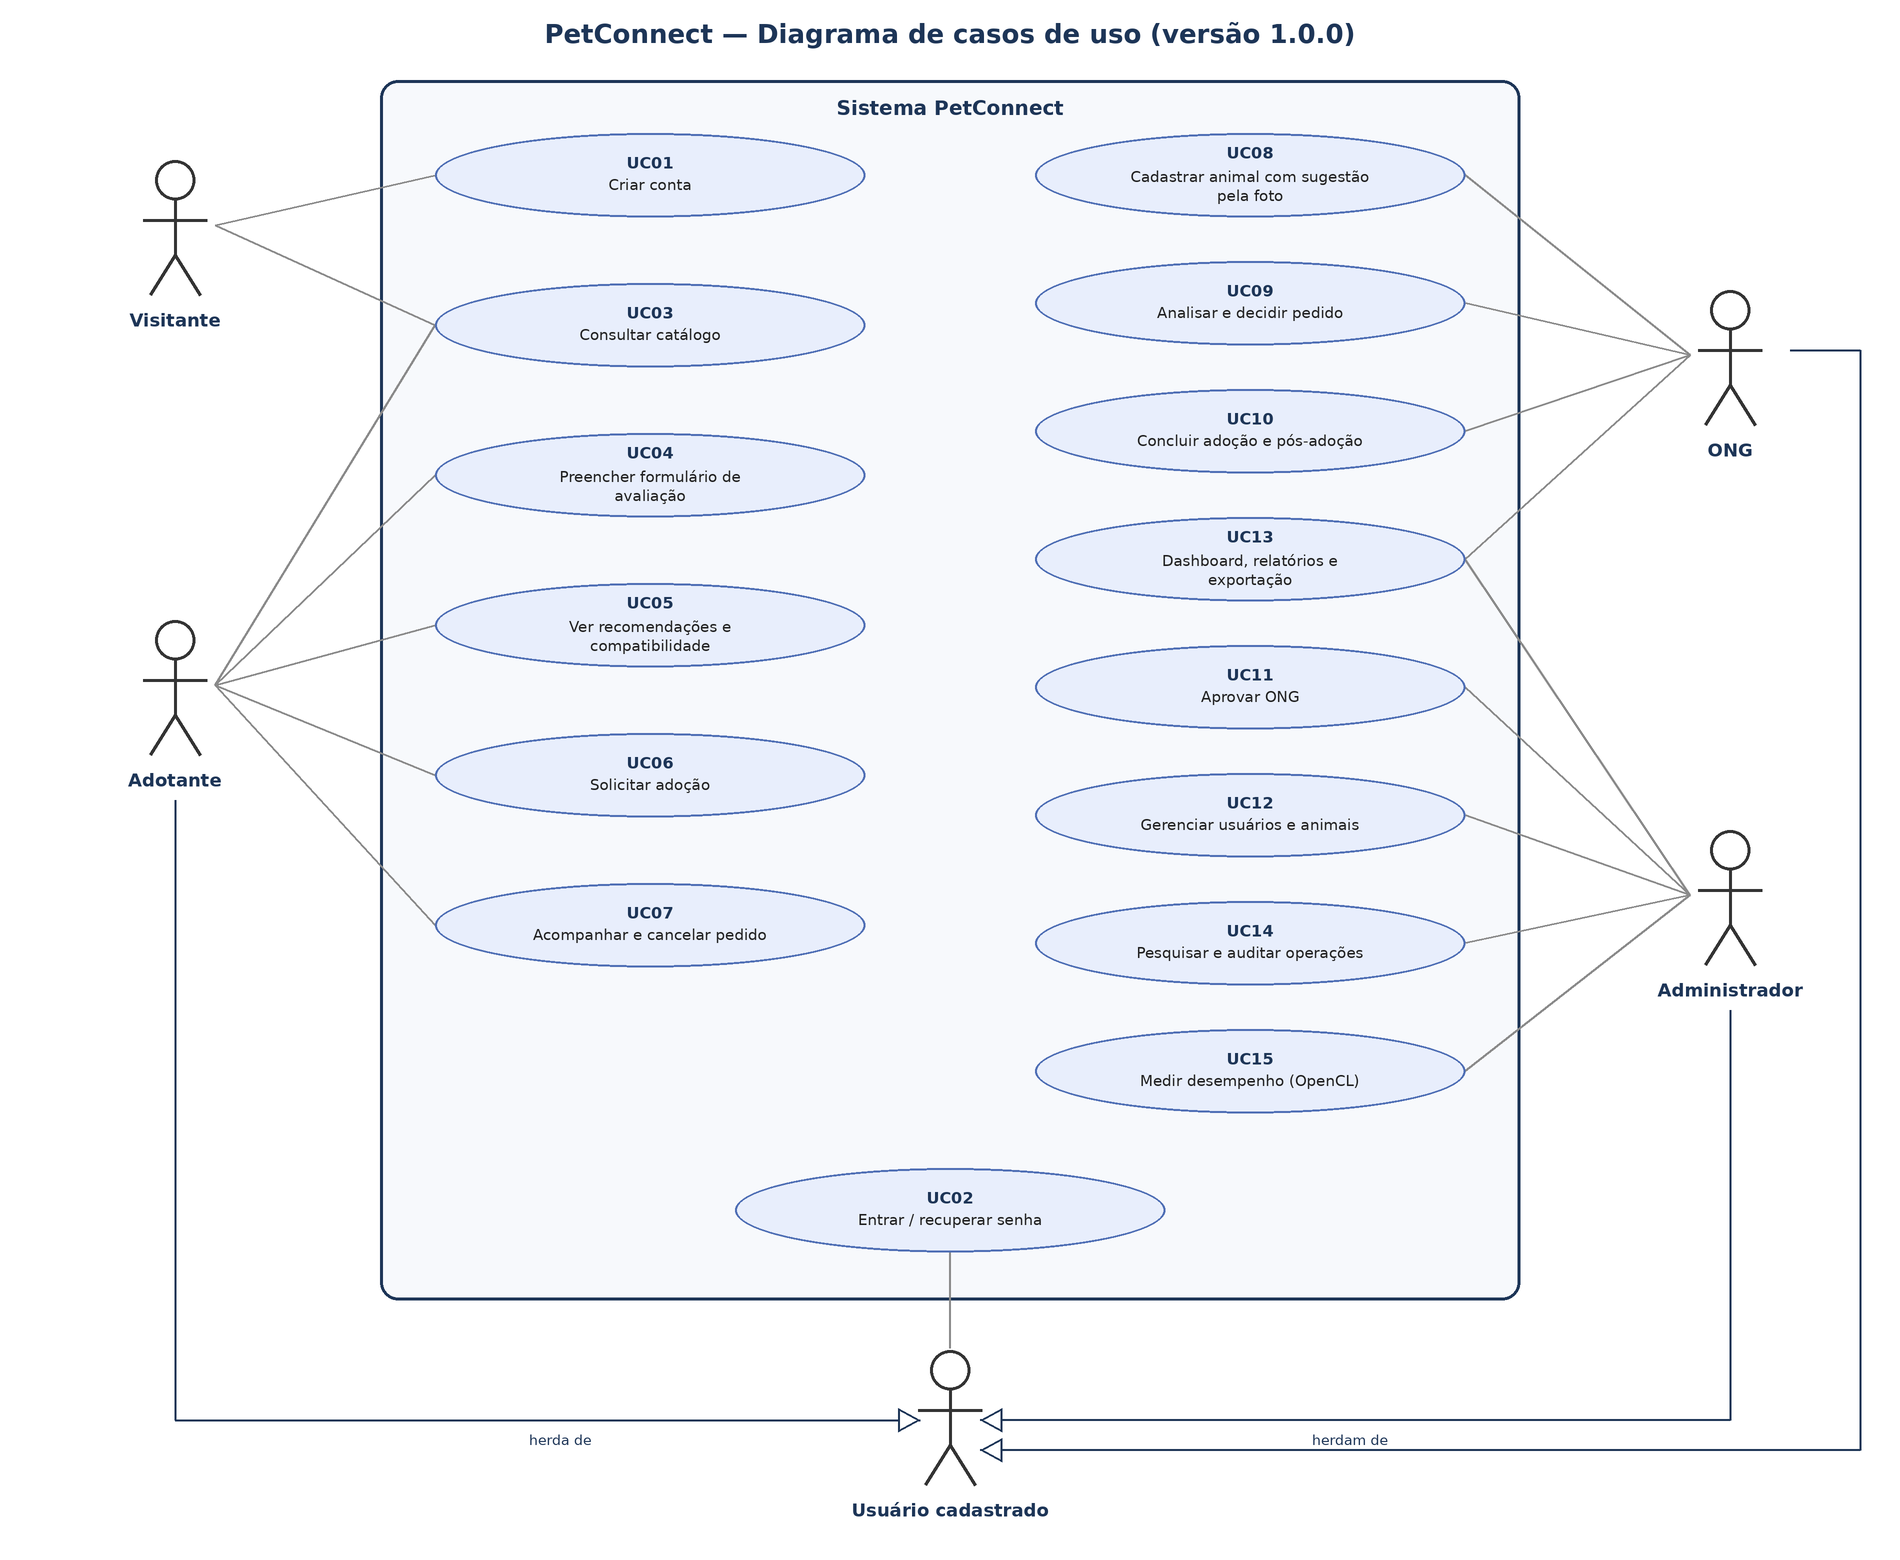

Reproduce this figure in Python.
# Gera docs/diagramas/casos_de_uso.png (python docs/diagramas/casos_de_uso.py, precisa do Pillow).
#
# Organização para nenhuma linha cruzar outra elipse:
#   - coluna da esquerda: casos do visitante e do adotante;
#   - coluna da direita: casos da ONG (em cima), o caso comum ONG + administrador (UC13) e os do administrador;
#   - "Entrar / recuperar senha" (UC02) fica embaixo, ligado ao ator genérico "Usuário cadastrado",
#     do qual Adotante, ONG e Administrador herdam (seta de generalização).
import os

from PIL import Image, ImageDraw, ImageFont

W, H, S = 1900, 1560, 2
im = Image.new('RGB', (W * S, H * S), 'white')
d = ImageDraw.Draw(im)
AZUL, CINZA, TEXTO = '#1d3557', '#8a8a8a', '#222'


def fonte(t, negrito=False):
    nome = 'DejaVuSans-Bold.ttf' if negrito else 'DejaVuSans.ttf'
    return ImageFont.truetype('/usr/share/fonts/truetype/dejavu/' + nome, t * S)


def P(*xy):
    return [v * S for v in xy]


d.text(P(W // 2, 34), 'PetConnect — Diagrama de casos de uso (versão 1.0.0)', font=fonte(26, True), fill=AZUL, anchor='mm')
d.rounded_rectangle(P(380, 80, 1520, 1300), radius=18 * S, outline=AZUL, width=3 * S, fill='#f7f9fc')
d.text(P(950, 108), 'Sistema PetConnect', font=fonte(20, True), fill=AZUL, anchor='mm')

LARG, ALT = 430, 84
pos = {}


def elipse(texto, cx, cy):
    pos[texto.split(' ')[0]] = (cx, cy)
    return texto, cx, cy


esquerda = ['UC01 Criar conta', 'UC03 Consultar catálogo', 'UC04 Preencher formulário de avaliação',
            'UC05 Ver recomendações e compatibilidade', 'UC06 Solicitar adoção', 'UC07 Acompanhar e cancelar pedido']
direita = ['UC08 Cadastrar animal com sugestão pela foto', 'UC09 Analisar e decidir pedido',
           'UC10 Concluir adoção e pós-adoção', 'UC13 Dashboard, relatórios e exportação', 'UC11 Aprovar ONG',
           'UC12 Gerenciar usuários e animais', 'UC14 Pesquisar e auditar operações', 'UC15 Medir desempenho (OpenCL)']
fila = [elipse(t, 650, 175 + i * 150) for i, t in enumerate(esquerda)]
fila += [elipse(t, 1250, 175 + i * 128) for i, t in enumerate(direita)]
fila.append(elipse('UC02 Entrar / recuperar senha', 950, 1210))


def ator(nome, x, y):
    c = '#333'
    d.ellipse(P(x - 20, y - 70, x + 20, y - 30), outline=c, width=3 * S)
    d.line(P(x, y - 30, x, y + 25), fill=c, width=3 * S)
    d.line(P(x - 32, y - 10, x + 32, y - 10), fill=c, width=3 * S)
    d.line(P(x, y + 25, x - 25, y + 65), fill=c, width=3 * S)
    d.line(P(x, y + 25, x + 25, y + 65), fill=c, width=3 * S)
    d.text(P(x, y + 90), nome, font=fonte(18, True), fill=AZUL, anchor='mm')
    return x, y


atores = {
    'Visitante': ator('Visitante', 175, 230),
    'Adotante': ator('Adotante', 175, 690),
    'ONG': ator('ONG', 1730, 360),
    'Administrador': ator('Administrador', 1730, 900),
}
ligacoes = {
    'Visitante': ['UC01', 'UC03'],
    'Adotante': ['UC03', 'UC04', 'UC05', 'UC06', 'UC07'],
    'ONG': ['UC08', 'UC09', 'UC10', 'UC13'],
    'Administrador': ['UC13', 'UC11', 'UC12', 'UC14', 'UC15'],
}
for a, ucs in ligacoes.items():
    ax, ay = atores[a]
    for u in ucs:
        cx, cy = pos[u]
        if ax < cx:
            d.line(P(ax + 40, ay - 5, cx - LARG / 2, cy), fill=CINZA, width=2 * S)
        else:
            d.line(P(ax - 40, ay - 5, cx + LARG / 2, cy), fill=CINZA, width=2 * S)

# ator genérico embaixo, ligado a UC02
ux, uy = ator('Usuário cadastrado', 950, 1420)
d.line(P(ux, uy - 72, 950, 1210 + ALT / 2), fill=CINZA, width=2 * S)


def generalizacao(pontos):
    """Linha em L até o ator genérico, com triângulo vazado na ponta (herança)."""
    for (x1, y1), (x2, y2) in zip(pontos, pontos[1:], strict=False):
        d.line(P(x1, y1, x2, y2), fill=AZUL, width=2 * S)
    (x1, y1), (x2, y2) = pontos[-2], pontos[-1]
    dx = 1 if x2 > x1 else -1
    d.polygon(P(x2, y2, x2 - dx * 22, y2 - 12, x2 - dx * 22, y2 + 12), outline=AZUL, fill='white', width=2 * S)


generalizacao([(175, 800), (175, 1420), (920, 1420)])     # Adotante
generalizacao([(1730, 1010), (1730, 1420), (980, 1420)])  # Administrador
generalizacao([(1790, 350), (1860, 350), (1860, 1450), (980, 1450)])  # ONG
d.text(P(560, 1440), 'herda de', font=fonte(14), fill=AZUL, anchor='mm')
d.text(P(1350, 1440), 'herdam de', font=fonte(14), fill=AZUL, anchor='mm')


def desenha(texto, cx, cy):
    d.ellipse(P(cx - LARG / 2, cy - ALT / 2, cx + LARG / 2, cy + ALT / 2), fill='#e8eefc', outline='#4f6fb5', width=2 * S)
    cod, _, txt = texto.partition(' ')
    linhas, atual = [], ''
    for p in txt.split():
        if len(atual + ' ' + p) > 32:
            linhas.append(atual)
            atual = p
        else:
            atual = (atual + ' ' + p).strip()
    linhas.append(atual)
    d.text(P(cx, cy - (22 if len(linhas) > 1 else 12)), cod, font=fonte(16, True), fill=AZUL, anchor='mm')
    for i, linha in enumerate(linhas):
        d.text(P(cx, cy + (2 if len(linhas) > 1 else 10) + i * 19), linha, font=fonte(15), fill=TEXTO, anchor='mm')


for t, cx, cy in fila:
    desenha(t, cx, cy)
im = im.resize((W, H), Image.LANCZOS)
im.save(os.path.join(os.path.dirname(os.path.abspath(__file__)), 'casos_de_uso.png'))
